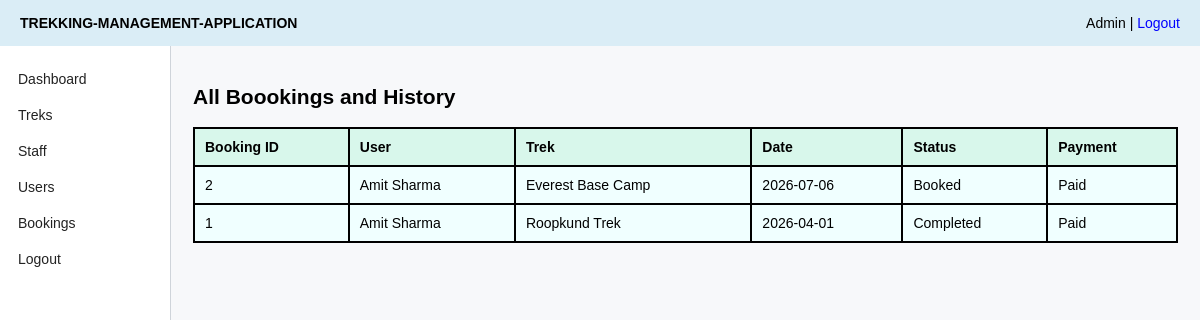
Screenshot of /admin/bookings (signed in) with the database file from the repository.
### application/models.py (models this page shows)
class User(db.Model):
    __tablename__ = "users"
    id = db.Column(db.Integer, primary_key=True)
    name = db.Column(db.String(100), nullable=False)
    email = db.Column(db.String(100), unique = True, nullable=False)
    password = db.Column(db.String(40), nullable=False)
    role = db.Column(db.String(100), nullable=False)
    contact = db.Column(db.String(20))
    approved= db.Column(db.Boolean, default=True)
    blacklisted=db.Column(db.Boolean, default=False)
    bookings = db.relationship('Booking', backref = 'user', lazy = True)
    assigned_treks = db.relationship('Trek', backref = 'user', lazy = True)

class Trek(db.Model):
    __tablename__ = "treks"
    id = db.Column(db.Integer, primary_key = True)
    name = db.Column(db.String(100), nullable = False)
    location = db.Column(db.String(100), nullable = False)
    difficulty = db.Column(db.String(50), nullable = False)
    duration = db.Column(db.Integer, nullable = False)
    available_slots = db.Column(db.Integer, nullable = False)
    assigned_staff_id = db.Column(db.Integer, db.ForeignKey("users.id"))
    status = db.Column(db.String(30), default="open")
    start_date = db.Column(db.String(20))
    end_date = db.Column(db.String(20))
    description = db.Column(db.Text)
    image = db.Column(db.String(200))
    bookings = db.relationship('Booking', backref = 'Trek', lazy = True)

class Booking(db.Model):
    __name__ = "bookings"
    id = db.Column(db.Integer, primary_key = True)
    user_id = db.Column(db.Integer, db.ForeignKey("users.id"), nullable = False)
    trek_id = db.Column(db.Integer, db.ForeignKey("treks.id"), nullable=False)
    booking_date = db.Column(db.String(20), nullable = False)
    status = db.Column(db.String(50), default = "Booked")
    payment_status = db.Column(db.String(30), default = "Paid")

### application/controllers.py (the view)
@app.route("/admin/bookings")
def admin_bookings():
    if session.get("role") != "Admin":
        return redirect("/login")
    bookings = Booking.query.order_by(Booking.id.desc()).all()
    booking_rows = []
    for booking in bookings:
        user = User.query.get(booking.user_id)
        trek = Trek.query.get(booking.trek_id)
        booking_rows.append({
            "id": booking.id,
            "user_name":user.name,
            "trek_name":trek.name,
            "booking_date":booking.booking_date,
            "status":booking.status,
            "payment_status":booking.payment_status,
        })
    return render_template("admin_bookings.html", bookings=booking_rows)

### templates/admin_bookings.html
{% extends "base.html" %}
{% block content %}
<h2>All Boookings and History</h2>
<table>
    <tr><th>Booking ID</th><th>User</th><th>Trek</th><th>Date</th><th>Status</th><th>Payment</th></tr>
    {% for b in bookings %}
    <tr><td>{{ b.id }}</td><td>{{ b.user_name }}</td><td>{{ b.trek_name }}</td><td>{{ b.booking_date }}</td><td>{{ b.status }}</td><td>{{ b.payment_status }}</td></tr>
    {% endfor %}
</table>
{% endblock %}

### static/style.css (style rules this page uses)
table { width: 100%; border-collapse: collapse; background: azure; }
th, td { border: 2px solid; padding: 10px; text-align: left; }
th { background-color:rgb(216, 247, 235) ; }
body { font-family: Arial, sans-serif; background: #f7f8fa; margin: 0; font-size: 14px; }

### rows the page displays
User: user_name "Amit Sharma" "Amit Sharma"
Trek: trek_name "Everest Base Camp"
Booking: booking_date "2026-07-06", status "Booked", payment_status "Paid"
Trek: trek_name "Roopkund Trek"
Booking: booking_date "2026-04-01", status "Completed", payment_status "Paid"

### other values shown
{{ session.get('name') }} "Admin"
{{ b.id }} "2" "1"
